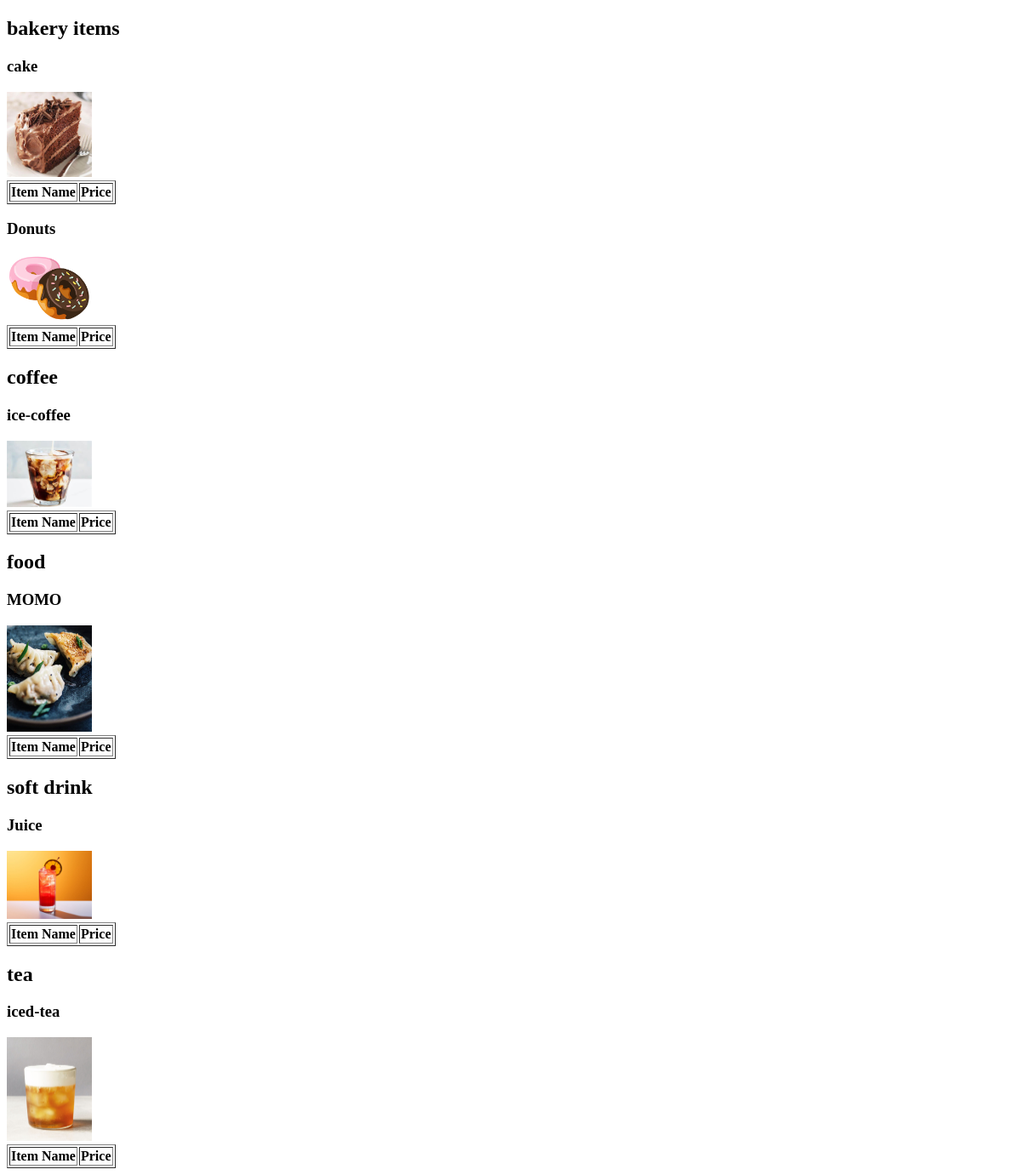
The page /admin/manage-food.php on the database its author committed.
### tables this page shows
CREATE TABLE `sub_category` (
  `id` int(11) NOT NULL,
  `subcategory_name` varchar(255) NOT NULL,
  `category_id` int(11) DEFAULT NULL,
  `image` varchar(255) DEFAULT NULL
);

CREATE TABLE `category` (
  `id` int(11) NOT NULL,
  `category_name` varchar(255) NOT NULL
);

CREATE TABLE `menu` (
  `item_id` int(11) UNSIGNED NOT NULL,
  `item_name` varchar(100) NOT NULL,
  `price` decimal(10,2) NOT NULL,
  `description` text DEFAULT NULL,
  `subcategory_id` int(11) DEFAULT NULL,
  `category_id` int(11) DEFAULT NULL,
  `menu_id` int(11) DEFAULT NULL
);

### admin/manage-food.php (the view, shortened to what this page needs)
<!DOCTYPE html>
<html lang="en">
<head>
</head>
<body>
<?php
include '../conn/connection.php';
$sql = "
    SELECT c.id AS category_id, c.category_name,
           sc.id AS subcategory_id, sc.subcategory_name, sc.image,
           m.menu_id AS menu_id, m.item_name, m.price
    FROM category c
    LEFT JOIN sub_category sc ON c.id = sc.category_id
    LEFT JOIN menu m ON sc.id = m.subcategory_id
    ORDER BY c.category_name, sc.subcategory_name, m.item_name
";
$result = $conn->query($sql);
$current_category = '';
$current_subcategory = '';
if ($result->num_rows > 0) {
    echo '<div class="menu-display">';
    while ($row = $result->fetch_assoc()) {
        if ($current_category != $row['category_name']) {
            if ($current_category != '') {
                echo '</tbody></table>';
            }
            $current_category = $row['category_name'];
            echo "<h2>{$current_category}</h2>";
        }
        if ($current_subcategory != $row['subcategory_name']) {
            if ($current_subcategory != '') {
                echo '</tbody></table>';
            }
            $current_subcategory = $row['subcategory_name'];
            $imagePath = !empty($row['image']) ? "uploads/{$row['image']}" : 'default_image.jpg';
            echo "<h3>{$current_subcategory}</h3>";
            echo "<img src='{$imagePath}' alt='{$current_subcategory} image' style='width:100px;height:auto;'>";
            echo '<table border="1">';
            echo '<thead><tr><th>Item Name</th><th>Price</th></tr></thead>';
            echo '<tbody>';
        }
    }
    echo '</tbody></table>';
    echo '</div>';
} else {
    echo "No items found.";
}
?>
</body>
</html>

### rows shown on the page
sub_category: category.category_name "bakery items", subcategory_name "cake", image+subcategory_name (picture)
menu: subcategory.subcategory_name "Donuts", subcategory.image (picture)
menu: category.category_name "coffee", subcategory.subcategory_name "ice-coffee", subcategory.image (picture)
menu: category.category_name "food", subcategory.subcategory_name "MOMO", subcategory.image (picture)
menu: category.category_name "soft drink", subcategory.subcategory_name "Juice", subcategory.image (picture)
sub_category: category.category_name "tea", subcategory_name "iced-tea", image (picture)
